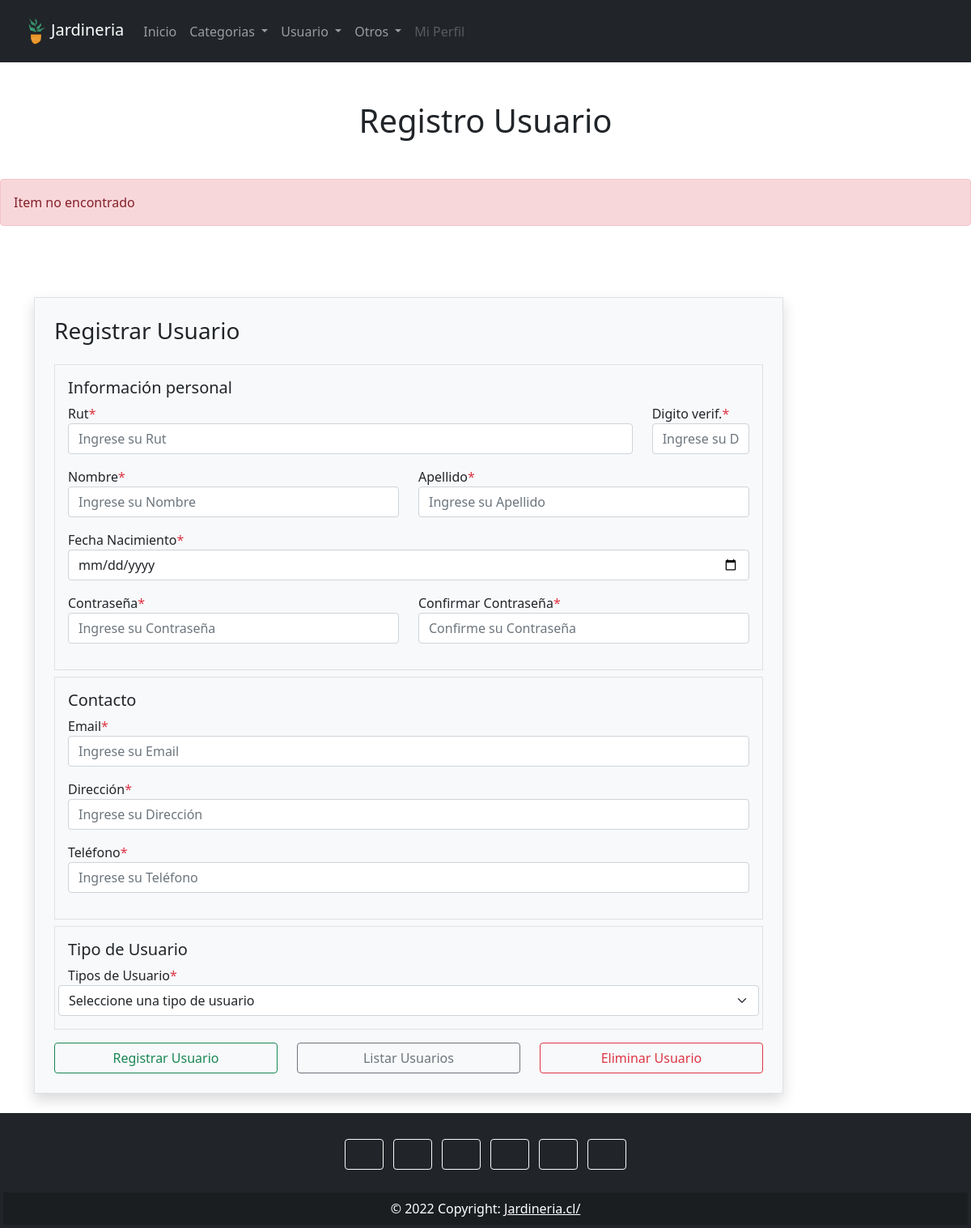
The page /crud/usuario/3/ on the database as committed earlier.
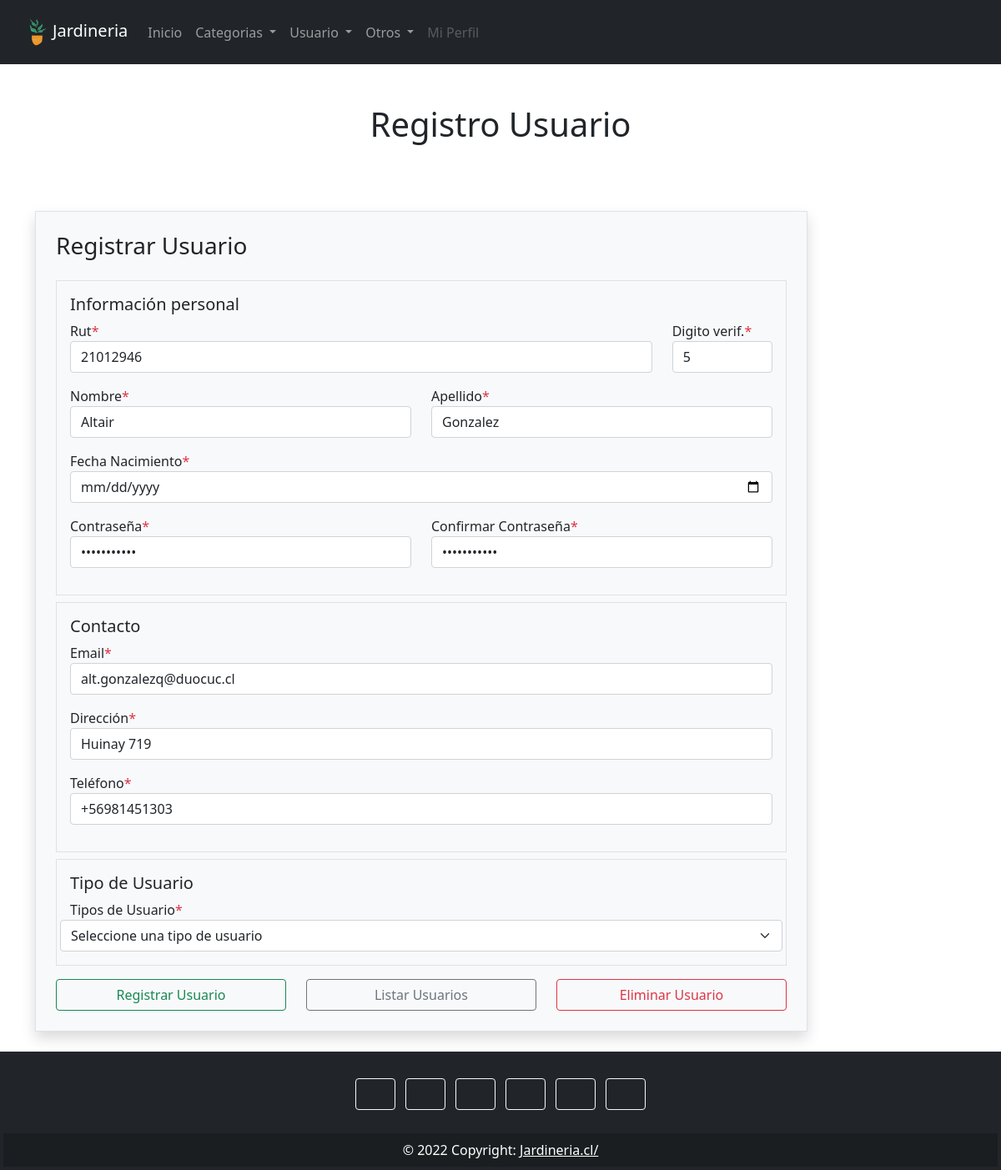
The same page on the database as committed later.
### crud/models.py (models this page shows, shortened)
class Usuario(models.Model):
    rut = models.TextField(max_length=10)
    dv = models.TextField(max_length=1)
    nombre = models.TextField(max_length=20)
    apellido = models.TextField(max_length=20)
    fechaNac = models.DateField()
    password = models.TextField()
    email = models.TextField(max_length=30)
    direccion = models.TextField(max_length=30)
    telefono = models.TextField(max_length=12)
    tipoDeUsuario = models.IntegerField()

### crud/views.py (the view)
# urls.py: path('usuario/<int:id>/', views.viewReadUsuario, name="usuario"),
def viewReadUsuario(request, id):
    cntx = {}
    try:
        fila = Usuario.objects.get(pk = id)
        cntx = {'fila': fila}
    except:
        cntx = {'error': 'Item no encontrado'}
    return render(request, 'usuario.html', cntx)

### crud/templates/usuario.html (shortened to what this page needs)
{% extends "index.html" %}
{% block tituloPagina %}
    <div class="text-center mt-5">
        <h1>Registro Usuario</h1>
    </div>
{% endblock %}
{% block mensaje %}
{% if mensaje %}
    <div class="alert alert-success mt-5" role="alert">
        {{ mensaje }}
    </div>
{% elif error %}
    <div class="alert alert-danger mt-5" role="alert">
        {{ error }}
    </div>
{% endif %}
{% endblock %}
{% block contenido %}
<br>
    <div class="container">
        <div class="row">
            <div class="col-md-10 off-md-4">
                <div class="signup-form">
                    <form action="{%url 'usuario' %}" method="POST" autocomplete="off" class="mt-5 border p-4 bg-light shadow">
                        <h3 class="mb-4">Registrar Usuario</h3>
                        <div class="border p-3">
                            <h5>Información personal</h5>
                          <div class="row">
                            <div class="mb-3 col-md-10">
                              <label for="txtRut">Rut<span class="text-danger">*</span></label>
                              <input type="text" id="txtRut" name="txtRut" maxlength="8" minlength="8" placeholder="Ingrese su Rut" class="txtRut form-control" value="{{fila.rut}}">
                            </div>
                            <div class="mb-3 col-md-2">
                              <label for="txtDV">Digito verif.<span class="text-danger">*</span></label>
                              <input type="text" id="txtDV" name="txtDV" maxlength="1" minlength="1" placeholder="Ingrese su DV" class="txtDV form-control" value="{{fila.dv}}">
                            </div>
                          </div>
                          <div class="row">
                          <div class="mb-3 col-md-6">
                              <label for="txtNombre">Nombre<span class="text-danger">*</span></label>
                              <input type="text" id="txtNombre" name="txtNombre" placeholder="Ingrese su Nombre" class="txtNombre form-control" value="{{fila.nombre}}">
                          </div>
                          <div class="mb-3 col-md-6">
                              <label for="txtApellido">Apellido<span class="text-danger">*</label>
                              <input type="text" id="txtApellido" name="txtApellido" placeholder="Ingrese su Apellido" class="txtApellido form-control" value="{{fila.apellido}}">
                          </div>
                          <div class="mb-3 col-md-12">
                              <label for="fecNac">Fecha Nacimiento<span class="text-danger">*</span> </label>
                              <input type="date" name="fecNac" id="fecNac" class="fecNac form-control" value="{{fila.fechaNac}}">
                          </div>
                        </div>
                        <div class="row">
                          <div class="mb-3 col-md-6">
                              <label for="txtPassword">Contraseña<span class="text-danger">*</label>
                              <input type="password" id="txtPassword" maxlength="25" minlength="8" name="txtPassword" placeholder="Ingrese su Contraseña" class="txtPassword form-control" value="{{fila.password}}">
                          </div>
                          <div class="mb-3 col-md-6">
                              <label for="txtPassword2">Confirmar Contraseña<span class="text-danger">*</label>
                              <input type="password" id="txtPassword2" maxlength="25" minlength="8" name="txtPassword2" placeholder="Confirme su Contraseña" class="txtPassword2 form-control" value="{{fila.password}}">
                          </div>
                      </div>
                      </div>
                      <div class="border mt-2 p-3">
                        <h5>Contacto</h5>
                          <div class="mb-3 col-md-12">
                              <label for="txtEmail">Email<span class="text-danger">*</label>
                              <input type="email" maxlength="75" minlength="13" id="txtEmail" name="txtEmail" placeholder="Ingrese su Email" class="txtEmail form-control" value="{{fila.email}}">
                          </div>
                          <div class="mb-3 col-md-12">
                            <label for="txtDireccion">Dirección<span class="text-danger">*</label>
                            <input type="text" id="txtDireccion" name="txtDireccion" placeholder="Ingrese su Dirección" class="txtDireccion form-control" value="{{fila.direccion}}">
                        </div>
                          <div class="mb-3 col-md-12">
                              <label for="txtTel">Teléfono<span class="text-danger">*</label>
                              <input type="tel" id="txtTel" name="txtTel" maxlength="12" placeholder="Ingrese su Teléfono" class="txtTel form-control" value="{{fila.telefono}}">
                          </div>
                        </div>
                        <div class="border mt-2 p-3">
                            <h5>Tipo de Usuario</h5>
                            <div class="row">
                                <label for="cmbTipoUsuario">Tipos de Usuario<span class="text-danger">*</span></label>
                                <select name="cmbTipoUsuario" class="cmbTipoUsuario form-select" id="cmbTipoUsuario" value="{{ fila.tipoUsuario }}">
                                  <option class="cmbTipoUsuario" hidden value="0">Seleccione una tipo de usuario</option>
                                </select>
                            </div>
                        </div>
                        <div class="row">
                          <div class="col-md-4 mt-3">
                            <input type="submit" name="btnCreate" class="btnCreate btn btn-outline-success form-control" value="Registrar Usuario">
                          </div>
                          <div class="col-md-4 mt-3">
                            <input type="submit" name="btnRead" class="btnRead btn btn-outline-secondary form-control" value="Listar Usuarios">
                          </div>
                          <div class="col-md-4 mt-3">
                            <input type="submit" name="btnDelete" class="btnDelete btn btn-outline-danger form-control" value="Eliminar Usuario">
                          </div>
                        </div>
                    </form>
                </div>
            </div>
        </div>
    </div>
{% endblock %}

### crud/templates/index.html (shortened to what this page needs)
<!DOCTYPE html>
<html lang="en">
<head>
    <link href="https://cdn.jsdelivr.net/npm/bootstrap@5.0.2/dist/css/bootstrap.min.css" rel="stylesheet">
    <script src="https://cdn.jsdelivr.net/npm/bootstrap@5.0.2/dist/js/bootstrap.bundle.min.js"></script></head>
<body>
    <header>
        <nav class="navbar navbar-expand-lg navbar-dark bg-dark p-3 col-md-12">
            <div class="container-fluid">
              <a class="navbar-brand" href="index.html">
                  <img src="/static/images/icon.png" width="35" height="35" alt="icon">Jardineria
              </a>
              <div class="collapse navbar-collapse" id="navbarNavDropdown">
                <ul class="navbar-nav">
                  <li class="nav-item">
                    <a class="nav-link" aria-current="page" href="index.html">Inicio</a>
                  </li>
                  <li class="nav-item dropdown">
                    <a class="nav-link dropdown-toggle" href="#" id="navbarDropdownMenuLink" role="button" data-bs-toggle="dropdown" aria-expanded="false">
                      Categorias
                    </a>
                  </li>
                  <li class="nav-item dropdown">
                    <a class="nav-link dropdown-toggle" href="#" id="navbarDropdownMenuLink" role="button" data-bs-toggle="dropdown" aria-expanded="false">
                      Usuario
                    </a>
                  </li>
                  <li class="nav-item dropdown">
                    <a class="nav-link dropdown-toggle" href="#" id="navbarDropdownMenuLink" role="button" data-bs-toggle="dropdown" aria-expanded="false">
                      Otros
                    </a>
                  </li>
                  <li class="nav-item">
                    <a class="nav-link disabled" href="#" tabindex="-1" aria-disabled="true">Mi Perfil</a>
                  </li>
                </ul>
              </div>
              <form class="d-flex">
                <a class="m-1" data-bs-toggle="offcanvas" data-bs-target="#offcanvasRight" aria-controls="offcanvasRight" role="button"
                ><svg class="bi" width="22" height="22" fill="currentColor">
                  <use xlink:href="resources/bootstrap-icons/bootstrap-icons.svg#cart4"/>
                </svg></a>
              </form>
            </div>
          </nav>
    </header>
    <article>
        <section>
                {% block tituloPagina %} {% endblock %}
                {% block mensaje %} {% endblock %}
                {% block contenido %} {% endblock %}
        </section>
    </article>
    <footer class="bg-dark text-center text-white p-1 mt-4">
      <div class="container-fluid p-4 pb-0">
        <section class="mb-4">
          <a class="btn btn-outline-light btn-floating m-1" href="https://www.facebook.com/" role="button"
            ><svg class="bi" width="22" height="22" fill="currentColor">
              <use xlink:href="resources/bootstrap-icons/bootstrap-icons.svg#facebook"/>
            </svg></a>
          <a class="btn btn-outline-light btn-floating m-1" href="https://twitter.com/" role="button"
          ><svg class="bi" width="22" height="22" fill="currentColor">
            <use xlink:href="resources/bootstrap-icons/bootstrap-icons.svg#twitter"/>
          </svg></a>
          <a class="btn btn-outline-light btn-floating m-1" href="https://www.google.com/" role="button"
          ><svg class="bi" width="22" height="22" fill="currentColor">
            <use xlink:href="resources/bootstrap-icons/bootstrap-icons.svg#google"/>
          </svg></a>
          <a class="btn btn-outline-light btn-floating m-1" href="https://www.instagram.com/" role="button"
          ><svg class="bi" width="22" height="22" fill="currentColor">
            <use xlink:href="resources/bootstrap-icons/bootstrap-icons.svg#instagram"/>
          </svg></a>
          <a class="btn btn-outline-light btn-floating m-1" href="https://www.linkedin.com/" role="button"
          ><svg class="bi" width="22" height="22" fill="currentColor">
            <use xlink:href="resources/bootstrap-icons/bootstrap-icons.svg#linkedin"/>
          </svg></a>
          <a class="btn btn-outline-light btn-floating m-1" href="https://github.com/" role="button"
          ><svg class="bi" width="22" height="22" fill="currentColor">
            <use xlink:href="resources/bootstrap-icons/bootstrap-icons.svg#github"/>
          </svg></a>
        </div>
      <div class="text-center p-2" style="background-color: rgba(0, 0, 0, 0.2);">
        © 2022 Copyright:
        <a class="text-white" href="https://google.com/">Jardineria.cl/</a>
      </div>
    </footer>
</body>
</html>

Rows that differ between the two databases and show on the page:
added Usuario: txtRut "21012946", txtDV "5", txtNombre "Altair", txtApellido "Gonzalez", txtEmail "alt.gonzalezq@duocuc.cl", txtDireccion "Huinay 719", txtTel "+56981451303"
Other text that changed with them:
{{ error }}: "Item no encontrado" → (not shown)
